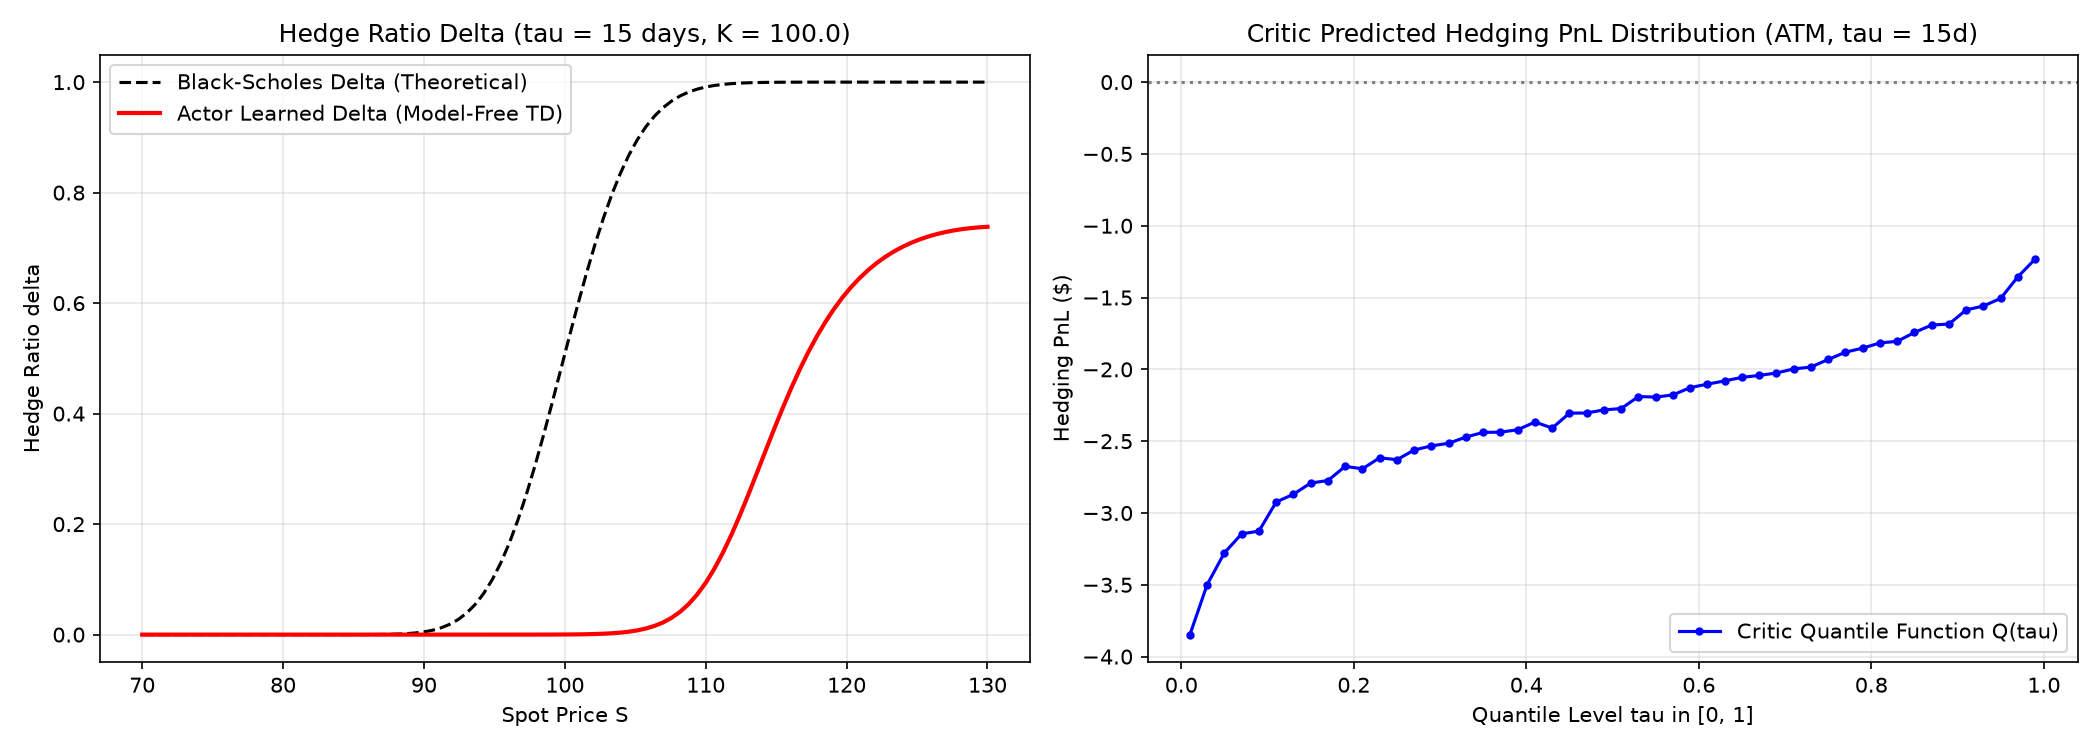

The script that saved this image:
# /// script
# requires-python = ">=3.11"
# dependencies = [
#     "jax",
#     "flax>=0.11.0",
#     "optax",
#     "numpy",
#     "matplotlib",
# ]
# ///
"""
Distributional Deep Hedging with Actor-Critic (JAX / Flax NNX)
==============================================================
A minimal, model-free implementation of:
1. Actor: Hedging ratio delta(t, S)
2. Critic: Distributional Value (Implicit Quantile Network for future PnL)
3. Distributional Temporal Difference (TD) Learning with Quantile Huber Loss
4. Pure database/replay-buffer transition based (no analytical pricing in loss)
"""

from pathlib import Path
import time
import numpy as np
import matplotlib.pyplot as plt
import jax
import jax.numpy as jnp
from flax import nnx
import optax

# =============================================================================
# 1. Market & Option Specs (Normalized units: K = 1.0)
# =============================================================================
S0 = 100.0          # Base asset price
K = 100.0           # Strike price
R = 0.0             # Risk-free rate (for simplicity)
SIGMA = 0.20        # Volatility (20%)
T_EXP = 30.0 / 365.0  # Maturity: 30 days (~0.0822 yr)
N_STEPS = 30        # Daily rebalancing (30 steps)
DT = T_EXP / N_STEPS

# =============================================================================
# 2. Black-Scholes Analytical Benchmark (For Ground Truth Comparison)
# =============================================================================
def bs_delta(s, tau, k=K, r=R, sigma=SIGMA):
    """Analytical BS Delta for European Call."""
    tau = np.maximum(tau, 1e-6)
    d1 = (np.log(s / k) + (r + 0.5 * sigma**2) * tau) / (sigma * np.sqrt(tau))
    return 0.5 * (1.0 + jax.scipy.special.erf(d1 / np.sqrt(2.0)))

# =============================================================================
# 3. Networks: Actor and Distributional Critic (IQN) in Flax NNX
# =============================================================================
class Actor(nnx.Module):
    """Policy Network: Maps (moneyness, tau) -> delta in [0, 1]."""
    def __init__(self, hidden_dim: int = 64, rngs: nnx.Rngs = None):
        self.fc1 = nnx.Linear(2, hidden_dim, rngs=rngs)
        self.fc2 = nnx.Linear(hidden_dim, hidden_dim, rngs=rngs)
        self.fc_out = nnx.Linear(hidden_dim, 1, rngs=rngs)

    def __call__(self, x):
        # x: (batch, 2) where x = [log(S/K), tau_mat]
        h = nnx.gelu(self.fc1(x))
        h = nnx.gelu(self.fc2(h))
        # Sigmoid restricts hedge ratio delta to [0, 1] for European Call
        return nnx.sigmoid(self.fc_out(h)).squeeze(-1)


class DistributionalCritic(nnx.Module):
    """
    IQN Critic: Maps (state, action, tau_quantile) -> Quantile of future PnL.
    Uses Cosine Embedding for tau in [0, 1].
    """
    def __init__(self, hidden_dim: int = 64, num_cosines: int = 32, rngs: nnx.Rngs = None):
        self.num_cosines = num_cosines
        # State + Action projection: [log(S/K), tau_mat, delta] -> hidden_dim
        self.fc_sa = nnx.Linear(3, hidden_dim, rngs=rngs)
        # Quantile embedding projection
        self.fc_tau = nnx.Linear(num_cosines, hidden_dim, rngs=rngs)
        # Combined layers
        self.fc1 = nnx.Linear(hidden_dim, hidden_dim, rngs=rngs)
        self.fc_out = nnx.Linear(hidden_dim, 1, rngs=rngs)

    def __call__(self, sa, tau):
        # sa: (batch, 3) [log(S/K), tau_mat, delta]
        # tau: (batch, num_quantiles) in [0, 1]
        batch_size = sa.shape[0]
        num_q = tau.shape[1]

        # 1. State-Action feature: (batch, 1, hidden_dim)
        phi_sa = nnx.gelu(self.fc_sa(sa))[:, None, :]

        # 2. Cosine embedding for tau: (batch, num_q, num_cosines)
        i_vec = jnp.arange(self.num_cosines)[None, None, :]  # (1, 1, num_cosines)
        cos_tau = jnp.cos(jnp.pi * i_vec * tau[:, :, None])  # (batch, num_q, num_cosines)
        phi_tau = nnx.gelu(self.fc_tau(cos_tau))              # (batch, num_q, hidden_dim)

        # 3. Element-wise fusion (Hadamard product)
        h = phi_sa * phi_tau                                 # (batch, num_q, hidden_dim)
        h = nnx.gelu(self.fc1(h))
        out = self.fc_out(h)                                 # (batch, num_q, 1)
        return out.squeeze(-1)                               # (batch, num_q)


# =============================================================================
# 4. Quantile Huber Loss (Distributional TD)
# =============================================================================
def quantile_huber_loss(y_target, q_pred, tau, kappa=0.01):
    """
    y_target: (batch, num_target_q)
    q_pred:   (batch, num_pred_q)
    tau:      (batch, num_pred_q)
    """
    diff = y_target[:, None, :] - q_pred[:, :, None]  # (batch, num_pred_q, num_target_q)

    # Huber loss
    abs_diff = jnp.abs(diff)
    huber = jnp.where(abs_diff <= kappa, 0.5 * (diff**2), kappa * (abs_diff - 0.5 * kappa))

    # Asymmetric quantile penalty
    tau_expanded = tau[:, :, None]  # (batch, num_pred_q, 1)
    weight = jnp.abs(tau_expanded - (diff < 0).astype(jnp.float32))

    loss = weight * (huber / kappa)
    return jnp.mean(loss)


# =============================================================================
# 5. Data Pipeline: Pure Transition Database
# =============================================================================
def generate_market_database(num_paths=10000, seed=42):
    """
    Simulates historical stock price transitions (or load real market tick data).
    Each record: (step_idx, S_t, S_{t+1}, is_terminal)
    """
    rng = np.random.default_rng(seed)
    dt = DT
    z = rng.standard_normal((num_paths, N_STEPS))
    
    # Simulate spot paths: S0 = 100
    s_paths = np.zeros((num_paths, N_STEPS + 1))
    s_paths[:, 0] = S0 * np.exp(rng.uniform(-0.15, 0.15, size=num_paths))
    for t in range(N_STEPS):
        drift = (R - 0.5 * SIGMA**2) * dt
        diff = SIGMA * np.sqrt(dt) * z[:, t]
        s_paths[:, t + 1] = s_paths[:, t] * np.exp(drift + diff)

    # Flatten into transition tuples
    steps = np.tile(np.arange(N_STEPS), num_paths)
    s_t = s_paths[:, :-1].flatten()
    s_next = s_paths[:, 1:].flatten()
    is_terminal = (steps == (N_STEPS - 1)).astype(np.float32)

    return {
        "step": steps,
        "s_t": s_t,
        "s_next": s_next,
        "is_terminal": is_terminal,
        "total_transitions": len(steps)
    }


# =============================================================================
# 6. Training Pipeline
# =============================================================================
def train():
    print("=" * 70)
    print("Training Distributional Deep Hedging (Actor-Critic) in JAX / Flax NNX")
    print("=" * 70)

    # 1. Prepare Market Data
    db = generate_market_database(num_paths=10000, seed=123)
    num_data = db["total_transitions"]
    print(f"Total Market Transitions in DB: {num_data:,}")

    # 2. Initialize Models
    rngs = nnx.Rngs(42)
    actor = Actor(hidden_dim=64, rngs=rngs)
    critic = DistributionalCritic(hidden_dim=64, num_cosines=32, rngs=rngs)
    target_critic = DistributionalCritic(hidden_dim=64, num_cosines=32, rngs=rngs)

    opt_actor = nnx.Optimizer(actor, optax.adam(learning_rate=1e-3), wrt=nnx.Param)
    opt_critic = nnx.Optimizer(critic, optax.adam(learning_rate=1e-3), wrt=nnx.Param)

    # Sync target network initial weights
    nnx.update(target_critic, nnx.state(critic, nnx.Param))

    # Batch parameters
    batch_size = 1024
    num_q = 32
    num_epochs = 15
    steps_per_epoch = num_data // batch_size

    # Loss Functions
    def critic_loss_fn(critic, target_critic, actor, batch, tau_pred, tau_target):
        s_t = batch["s_t"]
        s_next = batch["s_next"]
        step = batch["step"]
        is_term = batch["is_terminal"]

        tau_mat = (N_STEPS - step) * DT
        log_m = jnp.log(s_t / K)
        x_curr = jnp.stack([log_m, tau_mat], axis=-1)

        delta = actor(x_curr)
        sa_curr = jnp.stack([log_m, tau_mat, delta], axis=-1)

        # 1-step PnL: delta * (S_{t+1} - S_t) / K
        r_pnl = delta * (s_next - s_t) / K

        # Next state
        tau_mat_next = jnp.maximum((N_STEPS - (step + 1)) * DT, 0.0)
        log_m_next = jnp.log(s_next / K)
        x_next = jnp.stack([log_m_next, tau_mat_next], axis=-1)
        next_delta = actor(x_next)
        sa_next = jnp.stack([log_m_next, tau_mat_next, next_delta], axis=-1)

        # Target distribution
        q_next = target_critic(sa_next, tau_target)
        intermediate_target = r_pnl[:, None] + q_next
        payoff = jnp.maximum(0.0, s_next / K - 1.0)
        terminal_target = (r_pnl - payoff)[:, None]

        y_target = jnp.where(is_term[:, None] > 0.5, terminal_target, intermediate_target)
        y_target = jax.lax.stop_gradient(y_target)

        q_pred = critic(sa_curr, tau_pred)
        loss = quantile_huber_loss(y_target, q_pred, tau_pred)
        return loss

    def actor_loss_fn(actor, critic, batch, tau_sample):
        s_t = batch["s_t"]
        step = batch["step"]
        tau_mat = (N_STEPS - step) * DT
        log_m = jnp.log(s_t / K)
        x_curr = jnp.stack([log_m, tau_mat], axis=-1)

        delta = actor(x_curr)
        sa_curr = jnp.stack([log_m, tau_mat, delta], axis=-1)
        q_pred = critic(sa_curr, tau_sample)

        # Minimize tail loss (maximize lower tail PnL)
        cvar_loss = -jnp.mean(q_pred)
        return cvar_loss

    @nnx.jit
    def train_step(actor, critic, target_critic, opt_actor, opt_critic, batch, key):
        k1, k2, k3 = jax.random.split(key, 3)
        tau_pred = jax.random.uniform(k1, (batch["s_t"].shape[0], num_q), minval=0.01, maxval=0.99)
        tau_target = jax.random.uniform(k2, (batch["s_t"].shape[0], num_q), minval=0.01, maxval=0.99)
        tau_cvar = jax.random.uniform(k3, (batch["s_t"].shape[0], num_q), minval=0.01, maxval=0.20)

        # 1. Update Critic
        grad_critic_fn = nnx.value_and_grad(critic_loss_fn)
        c_loss, grads_c = grad_critic_fn(critic, target_critic, actor, batch, tau_pred, tau_target)
        opt_critic.update(critic, grads_c)

        # 2. Update Actor
        grad_actor_fn = nnx.value_and_grad(actor_loss_fn)
        a_loss, grads_a = grad_actor_fn(actor, critic, batch, tau_cvar)
        opt_actor.update(actor, grads_a)

        # 3. Polyak averaging target update
        c_state = nnx.state(critic, nnx.Param)
        t_state = nnx.state(target_critic, nnx.Param)
        polyak_tau = 0.05
        new_target = jax.tree.map(lambda c, t: (1.0 - polyak_tau) * t + polyak_tau * c, c_state, t_state)
        nnx.update(target_critic, new_target)

        return c_loss, a_loss

    # Training Loop
    t0 = time.time()
    rng_key = jax.random.PRNGKey(0)

    for epoch in range(num_epochs):
        perm = np.random.permutation(num_data)
        epoch_c_loss = []
        epoch_a_loss = []

        for step_i in range(steps_per_epoch):
            idx = perm[step_i * batch_size : (step_i + 1) * batch_size]
            batch = {
                "step": jnp.array(db["step"][idx]),
                "s_t": jnp.array(db["s_t"][idx]),
                "s_next": jnp.array(db["s_next"][idx]),
                "is_terminal": jnp.array(db["is_terminal"][idx]),
            }

            rng_key, subkey = jax.random.split(rng_key)
            c_loss, a_loss = train_step(actor, critic, target_critic, opt_actor, opt_critic, batch, subkey)
            epoch_c_loss.append(float(c_loss))
            epoch_a_loss.append(float(a_loss))

        print(f"Epoch [{epoch+1:02d}/{num_epochs:02d}]  Critic TD Loss: {np.mean(epoch_c_loss):.6f} | Actor CVaR Loss: {np.mean(epoch_a_loss):.6f}", flush=True)

    print(f"Training finished in {time.time() - t0:.2f} seconds.")

    # =========================================================================
    # 7. Validation & Visualization
    # =========================================================================
    print("Evaluating learned policy against Black-Scholes benchmark...")
    
    s_test = np.linspace(70.0, 130.0, 100)
    tau_test = 15.0 / 365.0  # At mid-life (15 days left)
    
    # BS Delta
    bs_deltas = bs_delta(s_test, tau_test)
    
    # NN Actor Delta
    x_eval = jnp.stack([jnp.log(s_test / K), jnp.full_like(s_test, tau_test)], axis=-1)
    nn_deltas = np.array(actor(x_eval))

    # PnL Quantiles from Critic for At-The-Money (S = 100)
    tau_grid = np.linspace(0.01, 0.99, 50)
    sa_atm = jnp.array([[0.0, tau_test, nn_deltas[50]]])
    tau_in = jnp.array(tau_grid)[None, :]
    pnl_quantiles = np.array(critic(sa_atm, tau_in)).flatten() * K

    # Plot
    fig, axes = plt.subplots(1, 2, figsize=(14, 5))

    # 1. Delta comparison
    axes[0].plot(s_test, bs_deltas, "k--", label="Black-Scholes Delta (Theoretical)")
    axes[0].plot(s_test, nn_deltas, "r-", linewidth=2, label="Actor Learned Delta (Model-Free TD)")
    axes[0].set_title(f"Hedge Ratio Delta (tau = 15 days, K = {K})")
    axes[0].set_xlabel("Spot Price S")
    axes[0].set_ylabel("Hedge Ratio delta")
    axes[0].grid(True, alpha=0.3)
    axes[0].legend()

    # 2. Critic PnL Quantile Distribution
    axes[1].plot(tau_grid, pnl_quantiles, "b-o", markersize=3, label="Critic Quantile Function Q(tau)")
    axes[1].axhline(0, color="gray", linestyle=":")
    axes[1].set_title("Critic Predicted Hedging PnL Distribution (ATM, tau = 15d)")
    axes[1].set_xlabel("Quantile Level tau in [0, 1]")
    axes[1].set_ylabel("Hedging PnL ($)")
    axes[1].grid(True, alpha=0.3)
    axes[1].legend()

    out_path = Path(__file__).parent / "20260910_distributional_deep_hedging.png"
    plt.tight_layout()
    plt.savefig(out_path, dpi=150)
    print(f"Results figure saved to: {out_path}")


if __name__ == "__main__":
    train()
